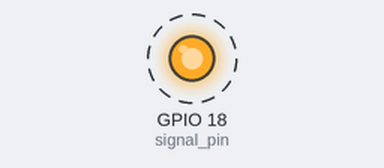
A program run on a simulated Raspberry Pi (BCM pin numbers). On the bench: output pins drawn as LEDs (lit = HIGH). Dashed ring = blinking.

Above: at 0.5 s.
Timing chart, 0 to 3.5 s (numbered marks = the images above):
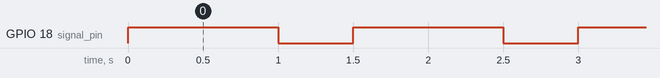

Measured:
- by itself, GPIO 18 (signal_pin): alternates HIGH for 1.0 s and LOW for 0.50 s

The program:

blink.py
```python
# LED 깜빡이기
import RPi.GPIO as GPIO
import time

signal_pin = 18

# GPIO.setmode(GPIO.BOARD) # 1 ~ 40
GPIO.setmode(GPIO.BCM) # GPIO 18, GROUND
GPIO.setup(signal_pin, GPIO.OUT) # GPIO18핀에다가 출력을 설정

while True:
    GPIO.output(signal_pin, True) # GPIO18핀에 전압시그널 ON
    time.sleep(1) # 2초동안 불을 켬
    GPIO.output(signal_pin, False) # GPIO18핀에 전압시그널 OFF
    time.sleep(0.5) # 1초 동안 불끈상태로 대기
```
